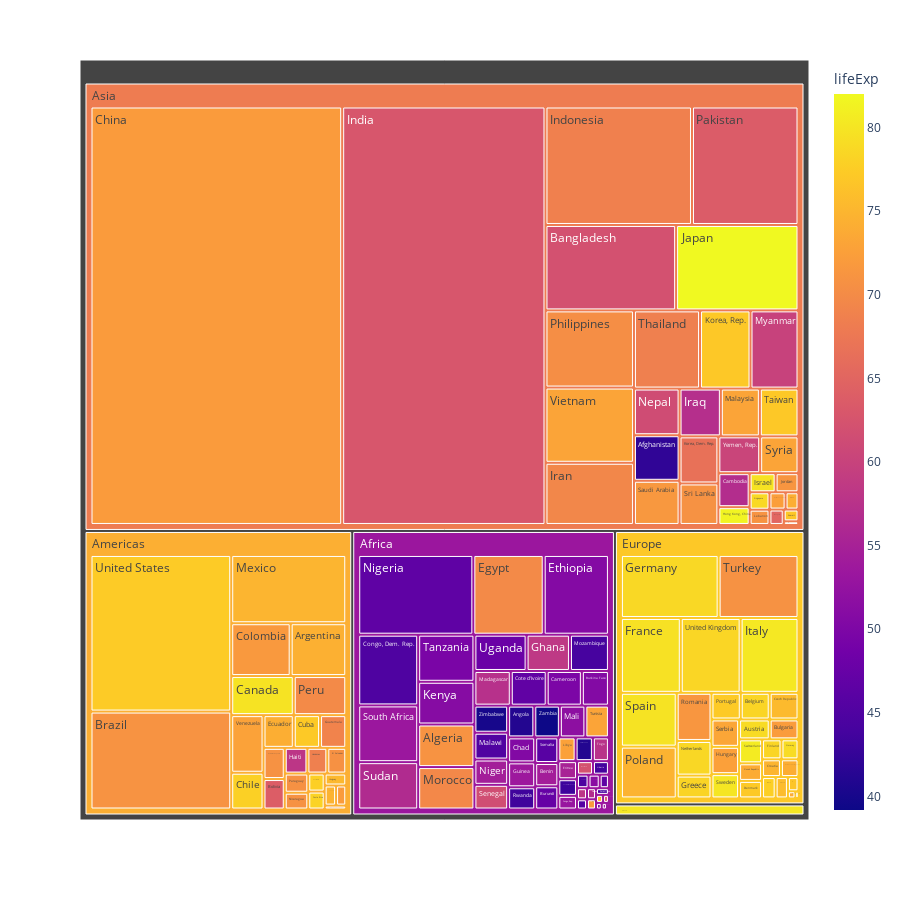

Source (notebook cell):
### Code cell
px.treemap(data_frame=df,color='lifeExp',values='pop',hover_name='country',path=['continent','country'],height=900)

### Figure 1 — Plotly figure (JSON) as saved in the notebook; plotly's stock layout.template omitted (floating-point values rounded to 4 significant figures; data arrays with more than 128 entries replaced by an {"elided": "..."} marker saying what was removed)
{"data": [{"branchvalues": "total", "customdata": {"elided": "147x1 float values"}, "domain": {"x": [0, 1], "y": [0, 1]}, "hovertemplate": "<b>%{hovertext}</b><br><br>labels=%{label}<br>pop=%{value}<br>parent=%{parent}<br>id=%{id}<br>lifeExp=%{color}<extra></extra>", "hovertext": {"elided": "147 str values"}, "ids": {"elided": "147 str values"}, "labels": {"elided": "147 str values"}, "marker": {"coloraxis": "coloraxis", "colors": {"elided": "147 float values"}}, "name": "", "parents": {"elided": "147 str values"}, "type": "treemap", "values": {"elided": "147 int values"}}], "layout": {"coloraxis": {"colorbar": {"title": {"text": "lifeExp"}}, "colorscale": [[0, "#0d0887"], [0.1111, "#46039f"], [0.2222, "#7201a8"], [0.3333, "#9c179e"], [0.4444, "#bd3786"], [0.5556, "#d8576b"], [0.6667, "#ed7953"], [0.7778, "#fb9f3a"], [0.8889, "#fdca26"], [1, "#f0f921"]]}, "height": 900, "legend": {"tracegroupgap": 0}, "margin": {"t": 60}}}
